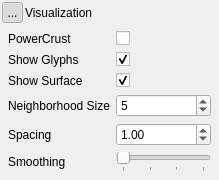
      <widget class="QWidget" name="visualizationPanel" native="true">
       <property name="sizePolicy">
        <sizepolicy hsizetype="Preferred" vsizetype="Fixed">
         <horstretch>0</horstretch>
         <verstretch>0</verstretch>
        </sizepolicy>
       </property>
       <layout class="QVBoxLayout" name="verticalLayout_10">
        <property name="spacing">
         <number>2</number>
        </property>
        <property name="margin">
         <number>2</number>
        </property>
        <item>
         <widget class="QWidget" name="visualizationHeaderBackground" native="true">
          <layout class="QVBoxLayout" name="verticalLayout_11">
           <property name="margin">
            <number>0</number>
           </property>
           <item>
            <widget class="QWidget" name="visualizationHeader" native="true">
             <property name="sizePolicy">
              <sizepolicy hsizetype="Preferred" vsizetype="Fixed">
               <horstretch>0</horstretch>
               <verstretch>0</verstretch>
              </sizepolicy>
             </property>
             <property name="minimumSize">
              <size>
               <width>215</width>
               <height>21</height>
              </size>
             </property>
             <layout class="QHBoxLayout" name="horizontalLayout_4">
              <property name="spacing">
               <number>2</number>
              </property>
              <property name="margin">
               <number>0</number>
              </property>
              <item>
               <widget class="QToolButton" name="visualizationOpenButton">
                <property name="minimumSize">
                 <size>
                  <width>21</width>
                  <height>21</height>
                 </size>
                </property>
                <property name="maximumSize">
                 <size>
                  <width>21</width>
                  <height>21</height>
                 </size>
                </property>
                <property name="text">
                 <string>...</string>
                </property>
                <property name="icon">
                 <iconset resource="ShapeWorksView2.qrc">
                  <normaloff>:/ShapeWorksView2/images/DownArrowWhite.png</normaloff>:/ShapeWorksView2/images/DownArrowWhite.png</iconset>
                </property>
                <property name="checkable">
                 <bool>true</bool>
                </property>
                <property name="checked">
                 <bool>true</bool>
                </property>
               </widget>
              </item>
              <item>
               <widget class="QLabel" name="visualizationLabel">
                <property name="text">
                 <string>Visualization</string>
                </property>
               </widget>
              </item>
             </layout>
            </widget>
           </item>
          </layout>
         </widget>
        </item>
        <item>
         <widget class="QWidget" name="visualizationContent" native="true">
          <layout class="QVBoxLayout" name="verticalLayout_21">
           <property name="spacing">
            <number>2</number>
           </property>
           <property name="margin">
            <number>6</number>
           </property>
           <item>
            <layout class="QGridLayout" name="gridLayout_6">
             <property name="spacing">
              <number>6</number>
             </property>
             <item row="3" column="0">
              <widget class="QLabel" name="label_8">
               <property name="minimumSize">
                <size>
                 <width>50</width>
                 <height>0</height>
                </size>
               </property>
               <property name="layoutDirection">
                <enum>Qt::LeftToRight</enum>
               </property>
               <property name="text">
                <string>Neighborhood Size</string>
               </property>
              </widget>
             </item>
             <item row="4" column="0">
              <widget class="QLabel" name="label_9">
               <property name="text">
                <string>Spacing</string>
               </property>
              </widget>
             </item>
             <item row="3" column="1">
              <widget class="QSpinBox" name="neighborhoodSpinBox">
               <property name="value">
                <number>5</number>
               </property>
              </widget>
             </item>
             <item row="4" column="1">
              <widget class="QDoubleSpinBox" name="spacingSpinBox">
               <property name="value">
                <double>1.000000000000000</double>
               </property>
              </widget>
             </item>
             <item row="1" column="0">
              <widget class="QLabel" name="label">
               <property name="text">
                <string>Show Glyphs</string>
               </property>
              </widget>
             </item>
             <item row="1" column="1">
              <widget class="QCheckBox" name="showGlyphs">
               <property name="text">
                <string/>
               </property>
               <property name="checked">
                <bool>true</bool>
               </property>
              </widget>
             </item>
             <item row="2" column="0">
              <widget class="QLabel" name="label_3">
               <property name="text">
                <string>Show Surface</string>
               </property>
              </widget>
             </item>
             <item row="2" column="1">
              <widget class="QCheckBox" name="showSurface">
               <property name="text">
                <string/>
               </property>
               <property name="checked">
                <bool>true</bool>
               </property>
              </widget>
             </item>
             <item row="0" column="1">
              <widget class="QCheckBox" name="usePowerCrustCheckBox">
               <property name="text">
                <string/>
               </property>
               <property name="checked">
                <bool>false</bool>
               </property>
              </widget>
             </item>
             <item row="0" column="0">
              <widget class="QLabel" name="powerCrustLabel">
               <property name="text">
                <string>PowerCrust</string>
               </property>
              </widget>
             </item>
             <item row="5" column="0">
              <widget class="QLabel" name="smoothingLabel">
               <property name="text">
                <string>Smoothing</string>
               </property>
              </widget>
             </item>
             <item row="5" column="1">
              <widget class="QSlider" name="smoothingSlider">
               <property name="sizePolicy">
                <sizepolicy hsizetype="Preferred" vsizetype="Fixed">
                 <horstretch>0</horstretch>
                 <verstretch>0</verstretch>
                </sizepolicy>
               </property>
               <property name="maximum">
                <number>3</number>
               </property>
               <property name="pageStep">
                <number>1</number>
               </property>
               <property name="orientation">
                <enum>Qt::Horizontal</enum>
               </property>
               <property name="tickPosition">
                <enum>QSlider::TicksBelow</enum>
               </property>
              </widget>
             </item>
            </layout>
           </item>
          </layout>
         </widget>
        </item>
       </layout>
      </widget>
